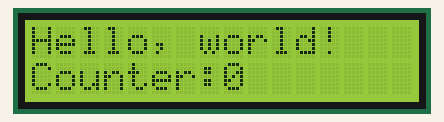
Recording of a program running on a simulated MicroPython board. Shown: 16×2 character LCD. Library files of the repository ran but are not shown: I2C_LCD.py.

Above: at 0.1 s.
At 4.1 s:
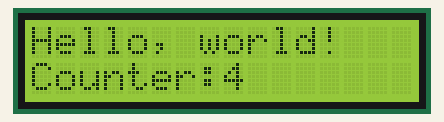
At 9.1 s:
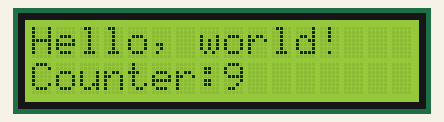
At 19.2 s:
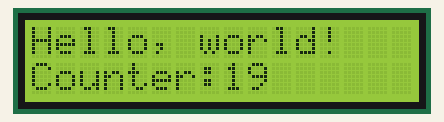
At 28.2 s:
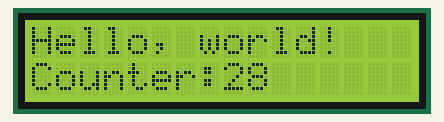
At 38.3 s:
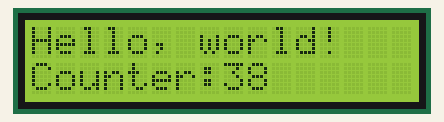

Measured:
- what the display in image 0 shows lasts 1.0 s, from 0.1 s to 1.1 s

The program:

21.py
```python
import time
from machine import I2C, Pin
from I2C_LCD import I2CLcd

i2c = I2C(1, sda=Pin(14), scl=Pin(15), freq=400000)
devices = i2c.scan()

try:
    if devices != []:
        lcd = I2CLcd(i2c, devices[0], 2, 16)
        lcd.move_to(0, 0)
        lcd.putstr("Hello, world!")
        count = 0
        while True:
            lcd.move_to(0, 1)
            lcd.putstr("Counter:%d" %(count))
            time.sleep(1)
            count += 1
    else:
        print("No address found")

except:
    pass
```
